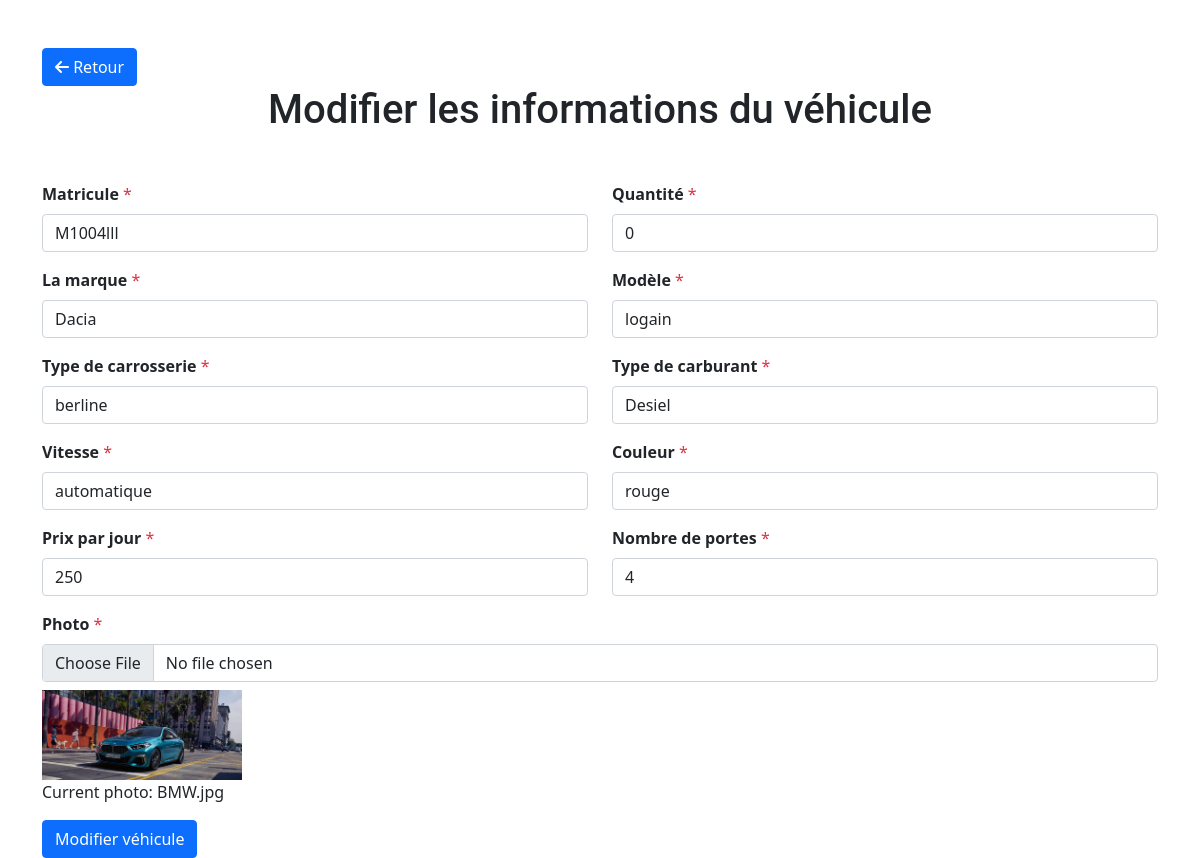
Screenshot of /admin/Modifer_voiture.php?matricule=M1004lll with the database file from the repository.
### tables this page shows
CREATE TABLE `voitures` (
  `matricule` varchar(17) NOT NULL,
  `marque` varchar(55) NOT NULL,
  `modele` varchar(55) NOT NULL,
  `carossseri_type` varchar(55) DEFAULT NULL,
  `type_de_carburant` varchar(55) NOT NULL,
  `vitesse` varchar(55) DEFAULT NULL,
  `color` varchar(55) NOT NULL,
  `prix_par_jour` double NOT NULL,
  `photo` text NOT NULL,
  `porte` int DEFAULT NULL,
  `quantite` int DEFAULT '0',
  PRIMARY KEY (`matricule`)
);

### admin/Modifer_voiture.php (the view, shortened to what this page needs)
<?php
include('../connexion.php');
$id = $_GET['matricule'];
$req = "SELECT * FROM voitures WHERE matricule = '$id'";
$stet = $con->prepare($req);
$stet->execute();
$table = $stet->fetch(PDO::FETCH_ASSOC);
?>
<!DOCTYPE html>
<html lang="en">
<head>
    <link rel="stylesheet" href="../css/Bootstrap.css">
    <link rel="stylesheet" href="https://cdnjs.cloudflare.com/ajax/libs/font-awesome/6.0.0-beta3/css/all.min.css">
</head>
<body>
    <div class="container mt-5">
        <a href="page.php" class="btn btn-primary">
            <i class="fas fa-arrow-left"></i> Retour
        </a>
        <form action="" method="post" enctype="multipart/form-data">
            <h1 class="mb-5 col-12 text-center" style="font-family: 'Roboto', sans-serif;">Modifier les informations du véhicule</h1>
            <div class="row mb-3">
                <div class="col-md-6">
                    <label class="form-label" for="matricule"><b>Matricule</b> <span class="text-danger">*</span></label>
                    <input class="form-control" required id='matricule' name='matricule' type="text" value='<?= $table['matricule'] ?>'>
                </div>
                <div class="col-md-6">
                    <label class="form-label" for="quantite"><b>Quantité</b> <span class="text-danger">*</span></label>
                    <input class="form-control" required id='quantite' name='quantite' type="number" value='<?= $table['quantite'] ?>'>
                </div>
            </div>
            <div class="row mb-3">
                <div class="col-md-6">
                    <label class="form-label" for="marque"><b>La marque</b> <span class="text-danger">*</span></label>
                    <input class="form-control" required id='marque' name='marque' type="text" value='<?= $table['marque'] ?>'>
                </div>
                <div class="col-md-6">
                    <label class="form-label" for="modele"><b>Modèle</b> <span class="text-danger">*</span></label>
                    <input class="form-control" required id='modele' name='modele' type="text" value='<?= $table['modele'] ?>'>
                </div>
            </div>
            <div class="row mb-3">
                <div class="col-md-6">
                    <label class="form-label" for="carossseri_type"><b>Type de carrosserie</b> <span class="text-danger">*</span></label>
                    <input class="form-control" required id='carossseri_type' name='carossseri_type' type="text" value='<?= $table['carossseri_type'] ?>'>
                </div>
                <div class="col-md-6">
                    <label class="form-label" for="type_de_carburant"><b>Type de carburant</b> <span class="text-danger">*</span></label>
                    <input class="form-control" required id='type_de_carburant' name='type_de_carburant' type="text" value='<?= $table['type_de_carburant'] ?>'>
                </div>
            </div>
            <div class="row mb-3">
                <div class="col-md-6">
                    <label class="form-label" for="vitesse"><b>Vitesse</b> <span class="text-danger">*</span></label>
                    <input class="form-control" required id='vitesse' name='vitesse' list="speed" value='<?= $table['vitesse'] ?>'>
                </div>
                <div class="col-md-6">
                    <label class="form-label" for="color"><b>Couleur</b> <span class="text-danger">*</span></label>
                    <input class="form-control" required id='color' name='color' type="text" value='<?= $table['color'] ?>'>
                </div>
            </div>
            <div class="row mb-3">
                <div class="col-md-6">
                    <label class="form-label" for="prix_par_jour"><b>Prix par jour</b> <span class="text-danger">*</span></label>
                    <input class="form-control" required id='prix_par_jour' name='prix_par_jour' type="number" step="0.01" value='<?= $table['prix_par_jour'] ?>'>
                </div>
                <div class="col-md-6">
                    <label class="form-label" for="porte"><b>Nombre de portes</b> <span class="text-danger">*</span></label>
                    <input class="form-control" required id='porte' name='porte' type="number" value='<?= $table['porte'] ?>'>
                </div>
            </div>
            <div class="mb-3">
                <label class="form-label" for="photo"><b>Photo</b> <span class="text-danger">*</span></label>
                <input class="form-control" id='photo' name='photo' type="file" accept="image/*">
                <?php if ($table['photo']): ?>
                    <img src="images/<?= $table['photo'] ?>" alt="Existing Photo" style="max-width: 200px; height: auto;" class="mt-2">
                    <p>Current photo: <?= $table['photo'] ?></p>
                <?php endif; ?>
            </div>
            <button class="btn btn-primary" type="submit">Modifier véhicule</button>
        </form>
    </div>
</body>
</html>

### rows the page displays
voitures: matricule "M1004lll", quantite "0", marque "Dacia", modele "logain", carossseri_type "berline", type_de_carburant "Desiel", vitesse "automatique", color "rouge", prix_par_jour "250", porte "4", photo (picture), photo "BMW.jpg"
